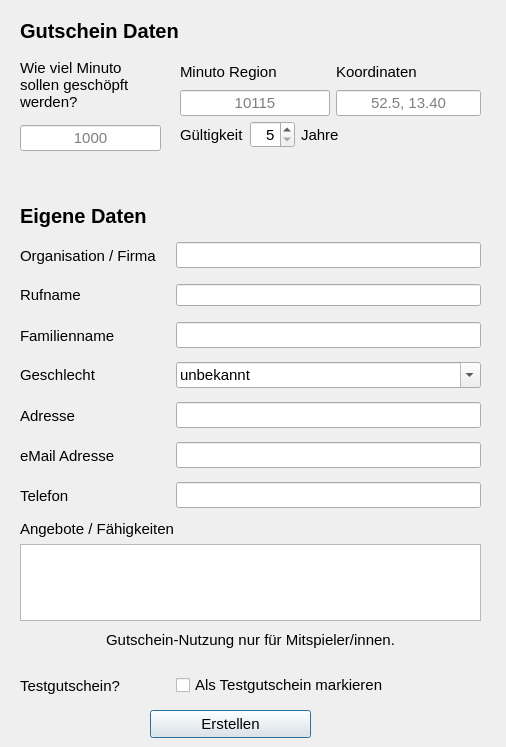
<?xml version="1.0" encoding="UTF-8"?>
<ui version="4.0">
 <class>DialogCreateMinuto</class>
 <widget class="QDialog" name="DialogCreateMinuto">
  <property name="geometry">
   <rect>
    <x>0</x>
    <y>0</y>
    <width>506</width>
    <height>747</height>
   </rect>
  </property>
  <property name="sizePolicy">
   <sizepolicy hsizetype="MinimumExpanding" vsizetype="Preferred">
    <horstretch>0</horstretch>
    <verstretch>0</verstretch>
   </sizepolicy>
  </property>
  <property name="windowTitle">
   <string>Create Minuto Voucher</string>
  </property>
  <widget class="QWidget" name="widget_creator_first_name">
   <property name="geometry">
    <rect>
     <x>20</x>
     <y>280</y>
     <width>461</width>
     <height>30</height>
    </rect>
   </property>
   <layout class="QHBoxLayout" name="horizontalLayout_first_name">
    <item>
     <widget class="QLabel" name="label_creator_first_name">
      <property name="minimumSize">
       <size>
        <width>150</width>
        <height>0</height>
       </size>
      </property>
      <property name="font">
       <font>
        <pointsize>11</pointsize>
       </font>
      </property>
      <property name="text">
       <string>Rufname</string>
      </property>
     </widget>
    </item>
    <item>
     <widget class="QLineEdit" name="lineEdit_creator_first_name"/>
    </item>
   </layout>
  </widget>
  <widget class="QWidget" name="widget_creator_last_name">
   <property name="geometry">
    <rect>
     <x>20</x>
     <y>320</y>
     <width>461</width>
     <height>31</height>
    </rect>
   </property>
   <layout class="QHBoxLayout" name="horizontalLayout_last_name">
    <item>
     <widget class="QLabel" name="label_creator_last_name">
      <property name="minimumSize">
       <size>
        <width>150</width>
        <height>0</height>
       </size>
      </property>
      <property name="font">
       <font>
        <pointsize>11</pointsize>
       </font>
      </property>
      <property name="text">
       <string>Familienname</string>
      </property>
     </widget>
    </item>
    <item>
     <widget class="QLineEdit" name="lineEdit_creator_last_name">
      <property name="font">
       <font>
        <pointsize>11</pointsize>
       </font>
      </property>
     </widget>
    </item>
   </layout>
  </widget>
  <widget class="QWidget" name="widget_creator_organization">
   <property name="geometry">
    <rect>
     <x>20</x>
     <y>240</y>
     <width>461</width>
     <height>31</height>
    </rect>
   </property>
   <layout class="QHBoxLayout" name="horizontalLayout_organization">
    <item>
     <widget class="QLabel" name="label_creator_organization">
      <property name="minimumSize">
       <size>
        <width>150</width>
        <height>0</height>
       </size>
      </property>
      <property name="font">
       <font>
        <pointsize>11</pointsize>
       </font>
      </property>
      <property name="text">
       <string>Organisation / Firma</string>
      </property>
     </widget>
    </item>
    <item>
     <widget class="QLineEdit" name="lineEdit_creator_organization">
      <property name="font">
       <font>
        <pointsize>11</pointsize>
       </font>
      </property>
     </widget>
    </item>
   </layout>
  </widget>
  <widget class="QWidget" name="widget_creator_address">
   <property name="geometry">
    <rect>
     <x>20</x>
     <y>400</y>
     <width>461</width>
     <height>31</height>
    </rect>
   </property>
   <layout class="QHBoxLayout" name="horizontalLayout_address">
    <item>
     <widget class="QLabel" name="label_creator_address">
      <property name="minimumSize">
       <size>
        <width>150</width>
        <height>0</height>
       </size>
      </property>
      <property name="font">
       <font>
        <pointsize>11</pointsize>
       </font>
      </property>
      <property name="text">
       <string>Adresse</string>
      </property>
     </widget>
    </item>
    <item>
     <widget class="QLineEdit" name="lineEdit_creator_address">
      <property name="font">
       <font>
        <pointsize>11</pointsize>
       </font>
      </property>
     </widget>
    </item>
   </layout>
  </widget>
  <widget class="QWidget" name="widget_creator_gender">
   <property name="geometry">
    <rect>
     <x>20</x>
     <y>360</y>
     <width>461</width>
     <height>30</height>
    </rect>
   </property>
   <layout class="QHBoxLayout" name="horizontalLayout_gender">
    <item>
     <widget class="QLabel" name="label_creator_gender">
      <property name="minimumSize">
       <size>
        <width>150</width>
        <height>0</height>
       </size>
      </property>
      <property name="maximumSize">
       <size>
        <width>150</width>
        <height>16777215</height>
       </size>
      </property>
      <property name="font">
       <font>
        <pointsize>11</pointsize>
       </font>
      </property>
      <property name="text">
       <string>Geschlecht</string>
      </property>
     </widget>
    </item>
    <item>
     <widget class="QComboBox" name="comboBox_creator_gender">
      <property name="font">
       <font>
        <pointsize>11</pointsize>
       </font>
      </property>
      <property name="editable">
       <bool>true</bool>
      </property>
      <item>
       <property name="text">
        <string>unbekannt</string>
       </property>
      </item>
      <item>
       <property name="text">
        <string>männlich</string>
       </property>
      </item>
      <item>
       <property name="text">
        <string>weiblich</string>
       </property>
      </item>
     </widget>
    </item>
   </layout>
  </widget>
  <widget class="QWidget" name="widget_creator_first_name_2">
   <property name="geometry">
    <rect>
     <x>20</x>
     <y>50</y>
     <width>141</width>
     <height>101</height>
    </rect>
   </property>
   <layout class="QVBoxLayout" name="verticalLayout_2">
    <item>
     <widget class="QLabel" name="label_amount">
      <property name="minimumSize">
       <size>
        <width>120</width>
        <height>0</height>
       </size>
      </property>
      <property name="font">
       <font>
        <pointsize>11</pointsize>
       </font>
      </property>
      <property name="text">
       <string>Wie viel Minuto sollen geschöpft werden?</string>
      </property>
      <property name="wordWrap">
       <bool>true</bool>
      </property>
     </widget>
    </item>
    <item>
     <widget class="QLineEdit" name="lineEdit_amount">
      <property name="font">
       <font>
        <pointsize>11</pointsize>
       </font>
      </property>
      <property name="inputMask">
       <string>99999</string>
      </property>
      <property name="text">
       <string/>
      </property>
      <property name="alignment">
       <set>Qt::AlignCenter</set>
      </property>
      <property name="placeholderText">
       <string>1000</string>
      </property>
     </widget>
    </item>
   </layout>
  </widget>
  <widget class="QWidget" name="widget_creator_organization_3">
   <property name="geometry">
    <rect>
     <x>20</x>
     <y>670</y>
     <width>461</width>
     <height>31</height>
    </rect>
   </property>
   <layout class="QHBoxLayout" name="horizontalLayout_test_voucher">
    <item>
     <widget class="QLabel" name="label_region_2">
      <property name="minimumSize">
       <size>
        <width>150</width>
        <height>0</height>
       </size>
      </property>
      <property name="font">
       <font>
        <pointsize>11</pointsize>
       </font>
      </property>
      <property name="text">
       <string>Testgutschein?</string>
      </property>
     </widget>
    </item>
    <item>
     <widget class="QCheckBox" name="checkBox_is_test_voucher">
      <property name="sizePolicy">
       <sizepolicy hsizetype="Expanding" vsizetype="Fixed">
        <horstretch>0</horstretch>
        <verstretch>0</verstretch>
       </sizepolicy>
      </property>
      <property name="font">
       <font>
        <pointsize>11</pointsize>
       </font>
      </property>
      <property name="text">
       <string>Als Testgutschein markieren</string>
      </property>
     </widget>
    </item>
   </layout>
  </widget>
  <widget class="QWidget" name="widget_creator_last_name_3">
   <property name="geometry">
    <rect>
     <x>20</x>
     <y>480</y>
     <width>461</width>
     <height>31</height>
    </rect>
   </property>
   <layout class="QHBoxLayout" name="horizontalLayout_last_name_3">
    <item>
     <widget class="QLabel" name="label_phone">
      <property name="minimumSize">
       <size>
        <width>150</width>
        <height>0</height>
       </size>
      </property>
      <property name="font">
       <font>
        <pointsize>11</pointsize>
       </font>
      </property>
      <property name="text">
       <string>Telefon</string>
      </property>
     </widget>
    </item>
    <item>
     <widget class="QLineEdit" name="lineEdit_phone">
      <property name="font">
       <font>
        <pointsize>11</pointsize>
       </font>
      </property>
     </widget>
    </item>
   </layout>
  </widget>
  <widget class="QWidget" name="widget_creator_first_name_3">
   <property name="geometry">
    <rect>
     <x>20</x>
     <y>440</y>
     <width>461</width>
     <height>31</height>
    </rect>
   </property>
   <layout class="QHBoxLayout" name="horizontalLayout_first_name_3">
    <item>
     <widget class="QLabel" name="label_email">
      <property name="minimumSize">
       <size>
        <width>150</width>
        <height>0</height>
       </size>
      </property>
      <property name="font">
       <font>
        <pointsize>11</pointsize>
       </font>
      </property>
      <property name="text">
       <string>eMail Adresse</string>
      </property>
     </widget>
    </item>
    <item>
     <widget class="QLineEdit" name="lineEdit_email">
      <property name="font">
       <font>
        <pointsize>11</pointsize>
       </font>
      </property>
     </widget>
    </item>
   </layout>
  </widget>
  <widget class="QLabel" name="label_own_data">
   <property name="geometry">
    <rect>
     <x>20</x>
     <y>200</y>
     <width>181</width>
     <height>31</height>
    </rect>
   </property>
   <property name="font">
    <font>
     <pointsize>15</pointsize>
     <weight>75</weight>
     <bold>true</bold>
    </font>
   </property>
   <property name="text">
    <string>Eigene Daten</string>
   </property>
  </widget>
  <widget class="QLabel" name="label_voucher_data">
   <property name="geometry">
    <rect>
     <x>20</x>
     <y>20</y>
     <width>181</width>
     <height>21</height>
    </rect>
   </property>
   <property name="font">
    <font>
     <pointsize>15</pointsize>
     <weight>75</weight>
     <bold>true</bold>
    </font>
   </property>
   <property name="text">
    <string>Gutschein Daten</string>
   </property>
  </widget>
  <widget class="QLabel" name="label_players_only">
   <property name="geometry">
    <rect>
     <x>20</x>
     <y>630</y>
     <width>461</width>
     <height>20</height>
    </rect>
   </property>
   <property name="font">
    <font>
     <pointsize>11</pointsize>
    </font>
   </property>
   <property name="text">
    <string>Gutschein-Nutzung nur für Mitspieler/innen.</string>
   </property>
   <property name="alignment">
    <set>Qt::AlignCenter</set>
   </property>
  </widget>
  <widget class="QLabel" name="label_voucher_description">
   <property name="geometry">
    <rect>
     <x>20</x>
     <y>160</y>
     <width>461</width>
     <height>41</height>
    </rect>
   </property>
   <property name="font">
    <font>
     <pointsize>11</pointsize>
    </font>
   </property>
   <property name="text">
    <string/>
   </property>
   <property name="alignment">
    <set>Qt::AlignCenter</set>
   </property>
   <property name="wordWrap">
    <bool>true</bool>
   </property>
  </widget>
  <widget class="QPushButton" name="pushButton_CreateVoucher">
   <property name="geometry">
    <rect>
     <x>150</x>
     <y>710</y>
     <width>161</width>
     <height>28</height>
    </rect>
   </property>
   <property name="font">
    <font>
     <pointsize>11</pointsize>
    </font>
   </property>
   <property name="text">
    <string>Erstellen</string>
   </property>
  </widget>
  <widget class="QWidget" name="layoutWidget">
   <property name="geometry">
    <rect>
     <x>20</x>
     <y>520</y>
     <width>461</width>
     <height>101</height>
    </rect>
   </property>
   <layout class="QVBoxLayout" name="verticalLayout">
    <item>
     <widget class="QLabel" name="label_service_offer">
      <property name="minimumSize">
       <size>
        <width>120</width>
        <height>0</height>
       </size>
      </property>
      <property name="font">
       <font>
        <pointsize>11</pointsize>
       </font>
      </property>
      <property name="text">
       <string>Angebote / Fähigkeiten</string>
      </property>
     </widget>
    </item>
    <item>
     <widget class="QTextEdit" name="textEdit_service_offer">
      <property name="font">
       <font>
        <pointsize>11</pointsize>
       </font>
      </property>
     </widget>
    </item>
   </layout>
  </widget>
  <widget class="QWidget" name="layoutWidget">
   <property name="geometry">
    <rect>
     <x>180</x>
     <y>120</y>
     <width>301</width>
     <height>30</height>
    </rect>
   </property>
   <layout class="QHBoxLayout" name="horizontalLayout">
    <item>
     <widget class="QLabel" name="label_validit_until">
      <property name="sizePolicy">
       <sizepolicy hsizetype="Minimum" vsizetype="Preferred">
        <horstretch>0</horstretch>
        <verstretch>0</verstretch>
       </sizepolicy>
      </property>
      <property name="minimumSize">
       <size>
        <width>0</width>
        <height>0</height>
       </size>
      </property>
      <property name="font">
       <font>
        <pointsize>11</pointsize>
       </font>
      </property>
      <property name="text">
       <string>Gültigkeit</string>
      </property>
     </widget>
    </item>
    <item>
     <widget class="QSpinBox" name="spinBox_years_valid">
      <property name="maximumSize">
       <size>
        <width>49</width>
        <height>16777215</height>
       </size>
      </property>
      <property name="font">
       <font>
        <pointsize>11</pointsize>
       </font>
      </property>
      <property name="alignment">
       <set>Qt::AlignRight|Qt::AlignTrailing|Qt::AlignVCenter</set>
      </property>
      <property name="minimum">
       <number>5</number>
      </property>
      <property name="maximum">
       <number>10</number>
      </property>
     </widget>
    </item>
    <item>
     <widget class="QLabel" name="label_years">
      <property name="sizePolicy">
       <sizepolicy hsizetype="Expanding" vsizetype="Preferred">
        <horstretch>0</horstretch>
        <verstretch>0</verstretch>
       </sizepolicy>
      </property>
      <property name="font">
       <font>
        <pointsize>11</pointsize>
       </font>
      </property>
      <property name="text">
       <string>Jahre</string>
      </property>
     </widget>
    </item>
   </layout>
  </widget>
  <widget class="QWidget" name="layoutWidget">
   <property name="geometry">
    <rect>
     <x>180</x>
     <y>60</y>
     <width>301</width>
     <height>56</height>
    </rect>
   </property>
   <layout class="QHBoxLayout" name="horizontalLayout_2">
    <item>
     <layout class="QVBoxLayout" name="verticalLayout_3">
      <item>
       <widget class="QLabel" name="label_region">
        <property name="minimumSize">
         <size>
          <width>120</width>
          <height>0</height>
         </size>
        </property>
        <property name="font">
         <font>
          <pointsize>11</pointsize>
         </font>
        </property>
        <property name="text">
         <string>Minuto Region</string>
        </property>
       </widget>
      </item>
      <item>
       <widget class="QLineEdit" name="lineEdit_region">
        <property name="minimumSize">
         <size>
          <width>150</width>
          <height>0</height>
         </size>
        </property>
        <property name="font">
         <font>
          <pointsize>11</pointsize>
         </font>
        </property>
        <property name="alignment">
         <set>Qt::AlignCenter</set>
        </property>
        <property name="placeholderText">
         <string>10115</string>
        </property>
       </widget>
      </item>
     </layout>
    </item>
    <item>
     <layout class="QVBoxLayout" name="verticalLayout_4">
      <item>
       <widget class="QLabel" name="label_coordinates">
        <property name="minimumSize">
         <size>
          <width>120</width>
          <height>0</height>
         </size>
        </property>
        <property name="font">
         <font>
          <pointsize>11</pointsize>
         </font>
        </property>
        <property name="text">
         <string>Koordinaten</string>
        </property>
       </widget>
      </item>
      <item>
       <widget class="QLineEdit" name="lineEdit_coordinates">
        <property name="font">
         <font>
          <pointsize>11</pointsize>
         </font>
        </property>
        <property name="text">
         <string/>
        </property>
        <property name="alignment">
         <set>Qt::AlignCenter</set>
        </property>
        <property name="placeholderText">
         <string>52.5, 13.40</string>
        </property>
       </widget>
      </item>
     </layout>
    </item>
   </layout>
  </widget>
 </widget>
 <resources/>
 <connections/>
</ui>
